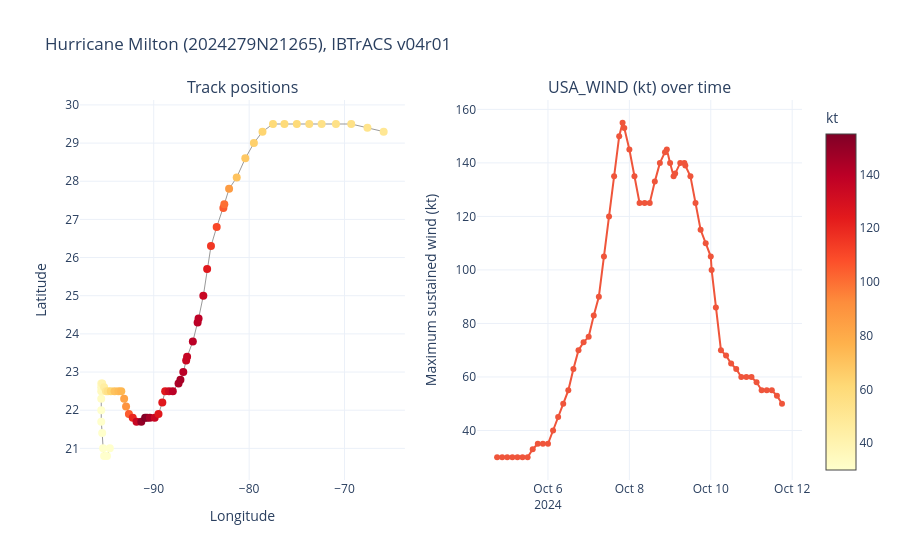

The notebook cell this image was saved under:
### Code cell
import pandas as pd

# Track positions coloured by wind, and the wind history (knots, US agency).
points = track.to_pandas()
points["USA_WIND"] = pd.to_numeric(points["USA_WIND"])
points["ISO_TIME"] = pd.to_datetime(points["ISO_TIME"])
fig = make_subplots(rows=1, cols=2, subplot_titles=("Track positions", "USA_WIND (kt) over time"))
fig.add_trace(go.Scatter(x=points["LON"].astype(float), y=points["LAT"].astype(float), mode="markers+lines",
                         line=dict(color="#999999", width=1),
                         marker=dict(color=points["USA_WIND"], colorscale="YlOrRd", size=8,
                                     colorbar=dict(title="kt", x=1.02))), row=1, col=1)
fig.add_trace(go.Scatter(x=points["ISO_TIME"], y=points["USA_WIND"], mode="lines+markers"), row=1, col=2)
fig.update_xaxes(title_text="Longitude", row=1, col=1)
fig.update_yaxes(title_text="Latitude", row=1, col=1)
fig.update_yaxes(title_text="Maximum sustained wind (kt)", row=1, col=2)
fig.update_layout(title="Hurricane Milton (2024279N21265), IBTrACS v04r01", showlegend=False, margin=dict(r=90))
fig.show()
